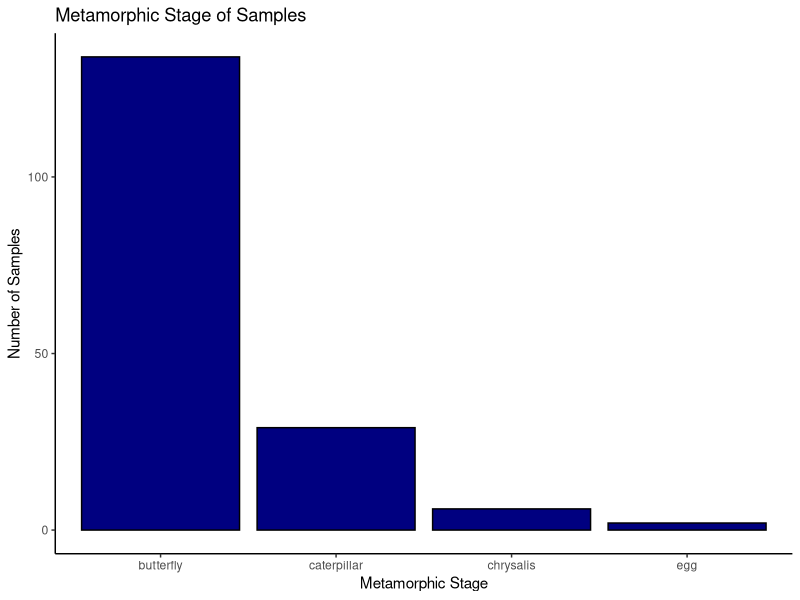

The R script that drew this image:
#This R analysis is for genus Danaus (Tiger milkweed butterflies) from iNaturalist
#Kate Skocelas October 12, 2020

# 1. Read in raw data
setwd("~/Desktop/stats/Project1/IBIO830---Statistical-Project")
butterfly_raw <- read.csv("Danaus.csv", header = TRUE)#,row.names=1)

# 2. clean data for next task
butterfly_data <- butterfly_raw
butterfly_data <- butterfly_data[!is.na(butterfly_data$phyenotype..metamorphosis.stage.),]

# 3. Explore data with basic plots
library(dplyr)
library(ggplot2)

#phenotype <- butterfly_data$phyenotype..metamorphosis.stage.
#counts <- count(butterfly_data, butterfly_data$phyenotype..metamorphosis.stage.)
#print(counts)

# Create bar plot of metamorphic stage
ggplot(butterfly_data, aes(x=phyenotype..metamorphosis.stage.))+
  geom_bar(col="Black", fill="Navy")+
  labs(x="Metamorphic Stage", y="Number of Samples", title="Metamorphic Stage of Samples")+
  theme_classic()
